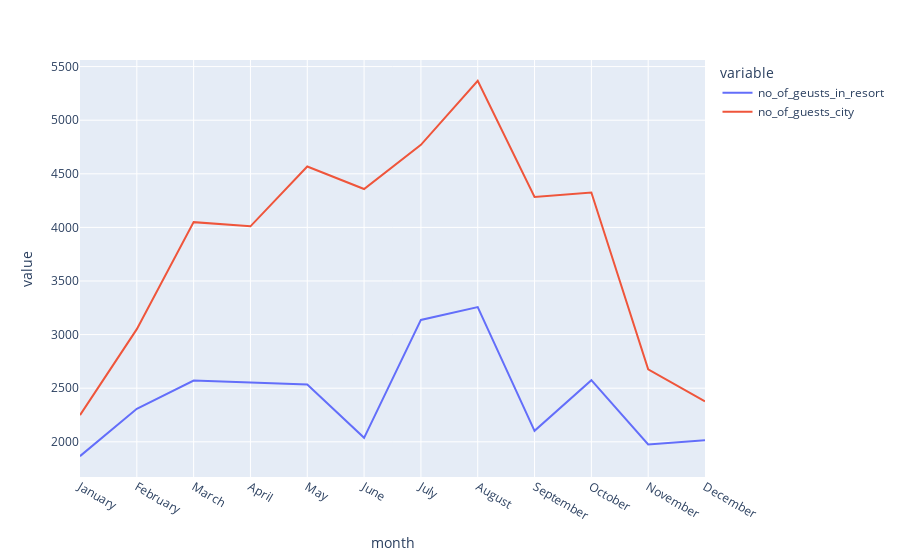

The code cell stored with this chart in its notebook:
### Code cell
px.line(data_frame=final_rush, x='month', y=['no_of_geusts_in_resort', 'no_of_guests_city'])

### Figure 1 — Plotly figure (JSON) as saved in the notebook; plotly's stock layout.template omitted (floating-point values rounded to 4 significant figures)
{"data": [{"hovertemplate": "variable=no_of_geusts_in_resort<br>month=%{x}<br>value=%{y}<extra></extra>", "legendgroup": "no_of_geusts_in_resort", "line": {"color": "#636efa", "dash": "solid"}, "marker": {"symbol": "circle"}, "mode": "lines", "name": "no_of_geusts_in_resort", "orientation": "v", "showlegend": true, "type": "scatter", "x": ["January", "February", "March", "April", "May", "June", "July", "August", "September", "October", "November", "December"], "xaxis": "x", "y": [1866, 2308, 2571, 2550, 2535, 2037, 3137, 3257, 2102, 2575, 1975, 2014], "yaxis": "y"}, {"hovertemplate": "variable=no_of_guests_city<br>month=%{x}<br>value=%{y}<extra></extra>", "legendgroup": "no_of_guests_city", "line": {"color": "#EF553B", "dash": "solid"}, "marker": {"symbol": "circle"}, "mode": "lines", "name": "no_of_guests_city", "orientation": "v", "showlegend": true, "type": "scatter", "x": ["January", "February", "March", "April", "May", "June", "July", "August", "September", "October", "November", "December"], "xaxis": "x", "y": [2249, 3051, 4049, 4010, 4568, 4358, 4770, 5367, 4283, 4326, 2676, 2377], "yaxis": "y"}], "layout": {"legend": {"title": {"text": "variable"}, "tracegroupgap": 0}, "margin": {"t": 60}, "xaxis": {"anchor": "y", "domain": [0, 1], "title": {"text": "month"}}, "yaxis": {"anchor": "x", "domain": [0, 1], "title": {"text": "value"}}}}
